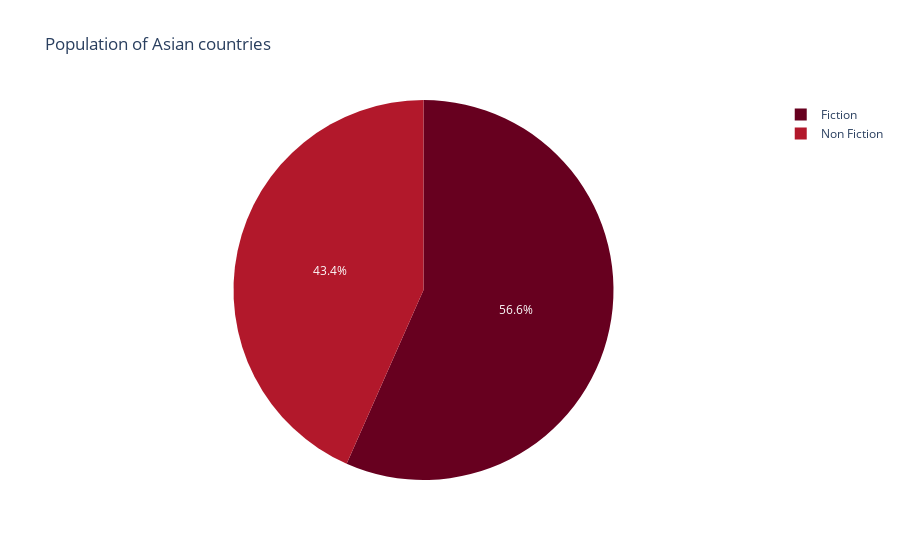

Notebook source saved alongside this figure:
### Code cell
px.pie(df_2015, 
       values ='Reviews', 
       names ='Genre',
       title ='Reviews percentages per book type in 2015',
      color_discrete_sequence = px.colors.sequential.RdBu
       )

### Figure 1 — Plotly figure (JSON) as saved in the notebook; plotly's stock layout.template omitted (floating-point values rounded to 4 significant figures)
{"data": [{"domain": {"x": [0, 1], "y": [0, 1]}, "hovertemplate": "Genre=%{label}<br>Reviews=%{value}<extra></extra>", "labels": ["Non Fiction", "Non Fiction", "Non Fiction", "Fiction", "Non Fiction", "Non Fiction", "Non Fiction", "Non Fiction", "Non Fiction", "Non Fiction", "Non Fiction", "Fiction", "Non Fiction", "Non Fiction", "Non Fiction", "Fiction", "Fiction", "Fiction", "Non Fiction", "Non Fiction", "Non Fiction", "Non Fiction", "Non Fiction", "Non Fiction", "Non Fiction", "Fiction", "Non Fiction", "Fiction", "Fiction", "Non Fiction", "Non Fiction", "Non Fiction", "Non Fiction", "Non Fiction", "Fiction", "Non Fiction", "Fiction", "Non Fiction", "Fiction", "Non Fiction", "Fiction", "Fiction", "Non Fiction", "Fiction", "Non Fiction", "Non Fiction", "Non Fiction", "Fiction", "Fiction", "Fiction"], "legendgroup": "", "name": "", "showlegend": true, "type": "pie", "values": [2925, 2951, 2426, 36348, 15921, 5360, 1909, 11113, 10070, 4022, 3871, 10922, 2134, 5413, 17323, 14038, 14982, 25624, 3564, 25001, 2812, 19576, 5235, 3673, 6990, 18613, 5542, 21834, 6169, 8580, 9366, 5069, 25554, 4725, 8081, 23358, 8922, 23308, 79446, 22641, 39459, 49288, 3428, 19546, 7508, 6169, 11128, 26234, 1873, 21625]}], "layout": {"legend": {"tracegroupgap": 0}, "piecolorway": ["rgb(103,0,31)", "rgb(178,24,43)", "rgb(214,96,77)", "rgb(244,165,130)", "rgb(253,219,199)", "rgb(247,247,247)", "rgb(209,229,240)", "rgb(146,197,222)", "rgb(67,147,195)", "rgb(33,102,172)", "rgb(5,48,97)"], "title": {"text": "Population of Asian countries"}}}
